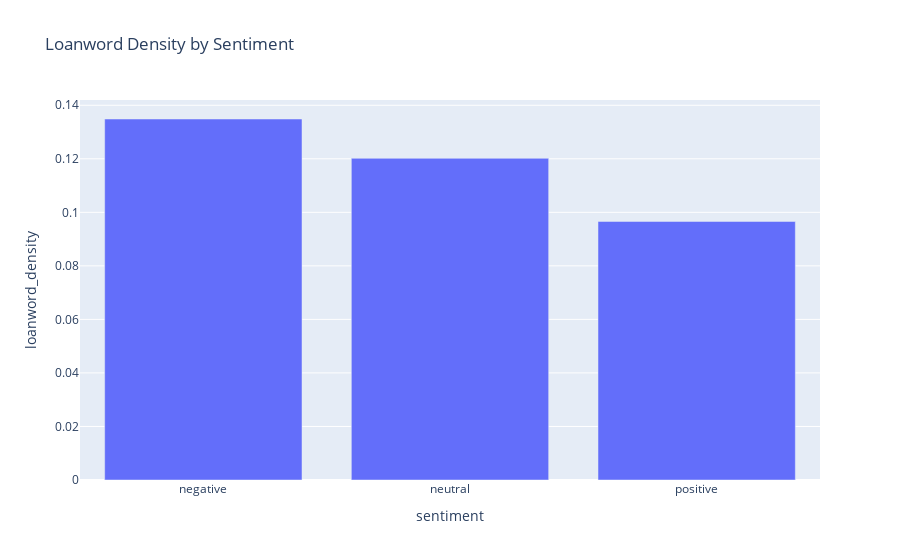

Notebook source saved alongside this figure:
### Code cell
df_sentiment = df.groupby("sentiment")["loanword_density"].mean().reset_index()

fig = px.bar(
    df_sentiment,
    x="sentiment",
    y=df_sentiment["loanword_density"],
    title="Loanword Density by Sentiment",
    labels={
        "avg_density": "Avg. Loanword Density"
    }
)

fig.show()

### Figure 1 — Plotly figure (JSON) as saved in the notebook; plotly's stock layout.template omitted (floating-point values rounded to 4 significant figures)
{"data": [{"alignmentgroup": "True", "hovertemplate": "sentiment=%{x}<br>loanword_density=%{y}<extra></extra>", "legendgroup": "", "marker": {"color": "#636efa", "pattern": {"shape": ""}}, "name": "", "offsetgroup": "", "orientation": "v", "showlegend": false, "textposition": "auto", "type": "bar", "x": ["negative", "neutral", "positive"], "xaxis": "x", "y": [0.1349, 0.1202, 0.09659], "yaxis": "y"}], "layout": {"barmode": "relative", "legend": {"tracegroupgap": 0}, "title": {"text": "Loanword Density by Sentiment"}, "xaxis": {"anchor": "y", "domain": [0, 1], "title": {"text": "sentiment"}}, "yaxis": {"anchor": "x", "domain": [0, 1], "title": {"text": "loanword_density"}}}}
